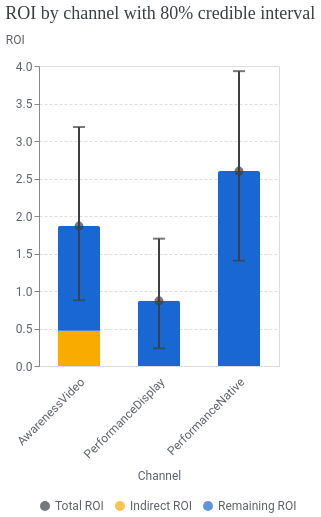

Notebook source saved alongside this figure:
### Code cell
# @title Plotting Decomposed ROI

def plot_roi_decomposition(
    analyzer_full_funnel: AnalyzerFullFunnel,
    confidence_level: float = 0.8,
) -> alt.Chart:
  """Plots a stacked ROI bar chart (indirect vs remaining) per channel."""
  ci = int(confidence_level * 100)
  title = f"ROI by channel with {ci}% credible interval"

  roi_df = compute_roi_decomposition(analyzer_full_funnel, confidence_level)
  bars_data = []
  for _, row in roi_df.iterrows():
    bars_data.append({
        "channel": row["channel"],
        "component": "Indirect ROI",
        "roi": row["indirect_roi_mean"],
        "order": 1,
    })
    bars_data.append({
        "channel": row["channel"],
        "component": "Remaining ROI",
        "roi": row["remaining_roi_mean"],
        "order": 2,
    })
  bars_df = pd.DataFrame(bars_data)

  color_scale = alt.Scale(
      domain=["Total ROI", "Indirect ROI", "Remaining ROI"],
      range=[constants.GREY_800, constants.YELLOW_600, constants.BLUE_700],
  )

  bars = (
      alt.Chart(bars_df)
      .mark_bar(
          size=constants.BAR_SIZE,
          cornerRadiusEnd=constants.CORNER_RADIUS,
      )
      .encode(
          x=alt.X(
              "channel:N",
              title="Channel",
              axis=alt.Axis(labelAngle=-45, **formatter.AXIS_CONFIG),
          ),
          y=alt.Y(
              "roi:Q",
              title="ROI",
              stack="zero",
              axis=alt.Axis(gridDash=[3, 2], **formatter.Y_AXIS_TITLE_CONFIG),
          ),
          color=alt.Color(
              "component:N",
              scale=color_scale,
              legend=alt.Legend(
                  title=None,
                  orient="bottom",
                  direction="horizontal",
              ),
          ),
          order=alt.Order("order:Q"),
          tooltip=[
              alt.Tooltip("channel:N", title="Channel"),
              alt.Tooltip("component:N", title="Component"),
              alt.Tooltip("roi:Q", title="Component Mean ROI", format=".2f"),
          ],
      )
      .properties(width=alt.Step(80))
  )

  bar_width = 2
  error_bar = (
      alt.Chart(roi_df)
      .mark_errorbar(
          ticks={"size": 12}, color=constants.GREY_800
      )
      .encode(
          x=alt.X("channel:N"),
          y=alt.Y("total_roi_ci_hi:Q", title="ROI"),
          y2=alt.Y2("total_roi_ci_lo:Q"),
          strokeWidth=alt.value(bar_width),
      )
  )

  mean_dot = (
      alt.Chart(roi_df)
      .transform_calculate(component="'Total ROI'")
      .mark_point(
          filled=True,
          size=constants.POINT_SIZE,
          color=constants.GREY_800,
          tooltip=True,
      )
      .encode(
          x=alt.X("channel:N"),
          y=alt.Y("total_roi_mean:Q"),
          color=alt.Color("component:N", scale=color_scale),
          tooltip=[
              alt.Tooltip("channel:N", title="Channel"),
              alt.Tooltip(
                  "total_roi_mean:Q", title="Total ROI Mean", format=".2f"
              ),
              alt.Tooltip(
                  "total_roi_ci_lo:Q",
                  title=f"Total ROI {ci}% CI Lower",
                  format=".2f",
              ),
              alt.Tooltip(
                  "total_roi_ci_hi:Q",
                  title=f"Total ROI {ci}% CI Upper",
                  format=".2f",
              ),
          ],
      )
  )

  plot = alt.layer(bars, error_bar, mean_dot)
  return (
      plot.configure_tick(bandSize=10, thickness=bar_width)
      .properties(title=formatter.custom_title_params(title))
      .configure_axis(titlePadding=constants.PADDING_10, **formatter.TEXT_CONFIG)
      .configure_legend(**formatter.TEXT_CONFIG)
  )

plot_roi_decomposition(analyzer_full_funnel)

### Figure 1 — Vega-Lite specification as saved in the notebook (floating-point values rounded to 4 significant figures)
{"config": {"view": {"continuousWidth": 300, "continuousHeight": 300}, "axis": {"labelColor": "#5F6368", "labelFont": "Roboto", "labelFontSize": 12, "titleColor": "#5F6368", "titleFont": "Roboto", "titleFontSize": 12, "titleFontWeight": "normal", "titlePadding": 10}, "tick": {"bandSize": 10, "thickness": 2}, "legend": {"labelColor": "#5F6368", "labelFont": "Roboto", "labelFontSize": 12, "titleColor": "#5F6368", "titleFont": "Roboto", "titleFontSize": 12, "titleFontWeight": "normal"}}, "layer": [{"data": {"name": "data-e8c5f3361c5ab084830f4a55cde84ed5"}, "mark": {"type": "bar", "cornerRadiusEnd": 2, "size": 42}, "encoding": {"color": {"field": "component", "legend": {"direction": "horizontal", "orient": "bottom", "title": null}, "scale": {"domain": ["Total ROI", "Indirect ROI", "Remaining ROI"], "range": ["#3C4043", "#F9AB00", "#1967D2"]}, "type": "nominal"}, "order": {"field": "order", "type": "quantitative"}, "tooltip": [{"field": "channel", "title": "Channel", "type": "nominal"}, {"field": "component", "title": "Component", "type": "nominal"}, {"field": "roi", "format": ".2f", "title": "Component Mean ROI", "type": "quantitative"}], "x": {"axis": {"labelAngle": -45, "domainColor": "#DADCE0", "labelPadding": 10, "ticks": false}, "field": "channel", "title": "Channel", "type": "nominal"}, "y": {"axis": {"gridDash": [3, 2], "titleAlign": "left", "titleAngle": 0, "titleY": -20}, "field": "roi", "stack": "zero", "title": "ROI", "type": "quantitative"}}}, {"data": {"name": "data-d8fff6813bc54c612f8fc1e25ae65534"}, "mark": {"type": "errorbar", "color": "#3C4043", "ticks": {"size": 12}}, "encoding": {"strokeWidth": {"value": 2}, "x": {"field": "channel", "type": "nominal"}, "y": {"field": "total_roi_ci_hi", "title": "ROI", "type": "quantitative"}, "y2": {"field": "total_roi_ci_lo"}}}, {"data": {"name": "data-d8fff6813bc54c612f8fc1e25ae65534"}, "mark": {"type": "point", "color": "#3C4043", "filled": true, "size": 80, "tooltip": true}, "encoding": {"color": {"field": "component", "scale": {"domain": ["Total ROI", "Indirect ROI", "Remaining ROI"], "range": ["#3C4043", "#F9AB00", "#1967D2"]}, "type": "nominal"}, "tooltip": [{"field": "channel", "title": "Channel", "type": "nominal"}, {"field": "total_roi_mean", "format": ".2f", "title": "Total ROI Mean", "type": "quantitative"}, {"field": "total_roi_ci_lo", "format": ".2f", "title": "Total ROI 80% CI Lower", "type": "quantitative"}, {"field": "total_roi_ci_hi", "format": ".2f", "title": "Total ROI 80% CI Upper", "type": "quantitative"}], "x": {"field": "channel", "type": "nominal"}, "y": {"field": "total_roi_mean", "type": "quantitative"}}, "transform": [{"calculate": "'Total ROI'", "as": "component"}]}], "title": {"text": "ROI by channel with 80% credible interval", "anchor": "start", "color": "#3C4043", "font": "Google Sans Display", "fontSize": 18, "fontWeight": "normal", "offset": 10}, "width": {"step": 80}, "$schema": "https://vega.github.io/schema/vega-lite/v5.20.1.json", "datasets": {"data-e8c5f3361c5ab084830f4a55cde84ed5": [{"channel": "PerformanceNative", "component": "Indirect ROI", "roi": 0.0, "order": 1}, {"channel": "PerformanceNative", "component": "Remaining ROI", "roi": 2.599, "order": 2}, {"channel": "PerformanceDisplay", "component": "Indirect ROI", "roi": 0.0, "order": 1}, {"channel": "PerformanceDisplay", "component": "Remaining ROI", "roi": 0.8687, "order": 2}, {"channel": "AwarenessVideo", "component": "Indirect ROI", "roi": 0.4689, "order": 1}, {"channel": "AwarenessVideo", "component": "Remaining ROI", "roi": 1.397, "order": 2}], "data-d8fff6813bc54c612f8fc1e25ae65534": [{"channel": "PerformanceNative", "indirect_roi_mean": 0.0, "indirect_roi_ci_lo": 0.0, "indirect_roi_ci_hi": 0.0, "remaining_roi_mean": 2.599, "remaining_roi_ci_lo": 1.405, "remaining_roi_ci_hi": 3.931, "total_roi_mean": 2.599, "total_roi_ci_lo": 1.405, "total_roi_ci_hi": 3.931}, {"channel": "PerformanceDisplay", "indirect_roi_mean": 0.0, "indirect_roi_ci_lo": 0.0, "indirect_roi_ci_hi": 0.0, "remaining_roi_mean": 0.8687, "remaining_roi_ci_lo": 0.236, "remaining_roi_ci_hi": 1.698, "total_roi_mean": 0.8687, "total_roi_ci_lo": 0.236, "total_roi_ci_hi": 1.698}, {"channel": "AwarenessVideo", "indirect_roi_mean": 0.4689, "indirect_roi_ci_lo": 0.06768, "indirect_roi_ci_hi": 0.7973, "remaining_roi_mean": 1.397, "remaining_roi_ci_lo": 0.4092, "remaining_roi_ci_hi": 2.748, "total_roi_mean": 1.866, "total_roi_ci_lo": 0.8769, "total_roi_ci_hi": 3.186}]}}
